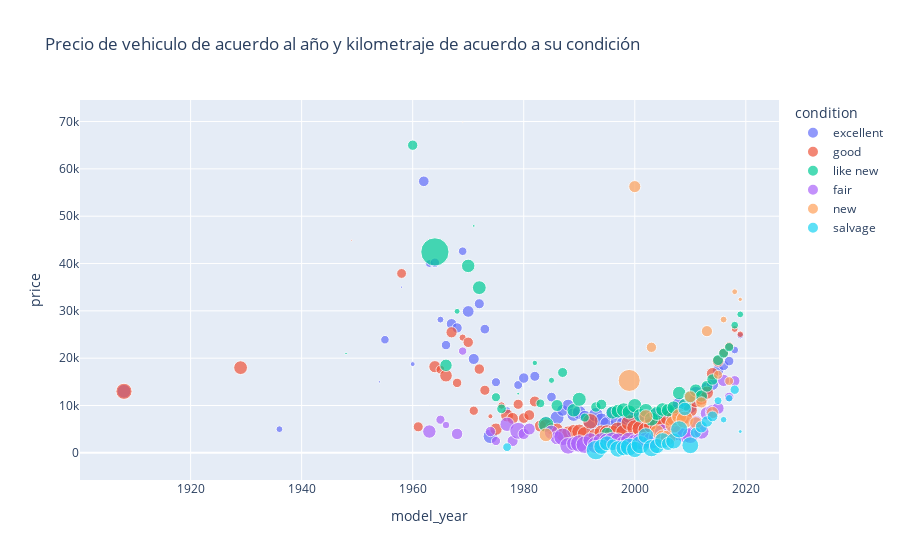

The notebook cell this image was saved under:
### Code cell
# Crear el gráfico de barras agrupado
fig = px.scatter(analysis_condition, x='model_year', y='price', size='odometer',
                color='condition', title='Precio de vehiculo de acuerdo al año y kilometraje de acuerdo a su condición')

# Mostrar el gráfico
fig.show()
